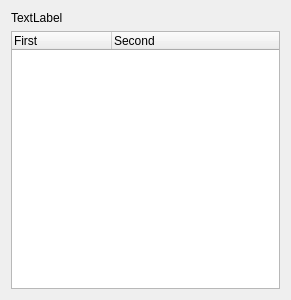
<?xml version="1.0" encoding="UTF-8"?>
<ui version="4.0">
 <class>PairlistField</class>
 <widget class="QWidget" name="PairlistField">
  <property name="geometry">
   <rect>
    <x>0</x>
    <y>0</y>
    <width>291</width>
    <height>300</height>
   </rect>
  </property>
  <property name="windowTitle">
   <string>Form</string>
  </property>
  <layout class="QVBoxLayout" name="verticalLayout">
   <item>
    <widget class="QLabel" name="label">
     <property name="text">
      <string>TextLabel</string>
     </property>
    </widget>
   </item>
   <item>
    <widget class="QTreeWidget" name="treeWidget">
     <property name="rootIsDecorated">
      <bool>false</bool>
     </property>
     <column>
      <property name="text">
       <string>First</string>
      </property>
     </column>
     <column>
      <property name="text">
       <string>Second</string>
      </property>
     </column>
    </widget>
   </item>
  </layout>
 </widget>
 <resources/>
 <connections/>
</ui>
